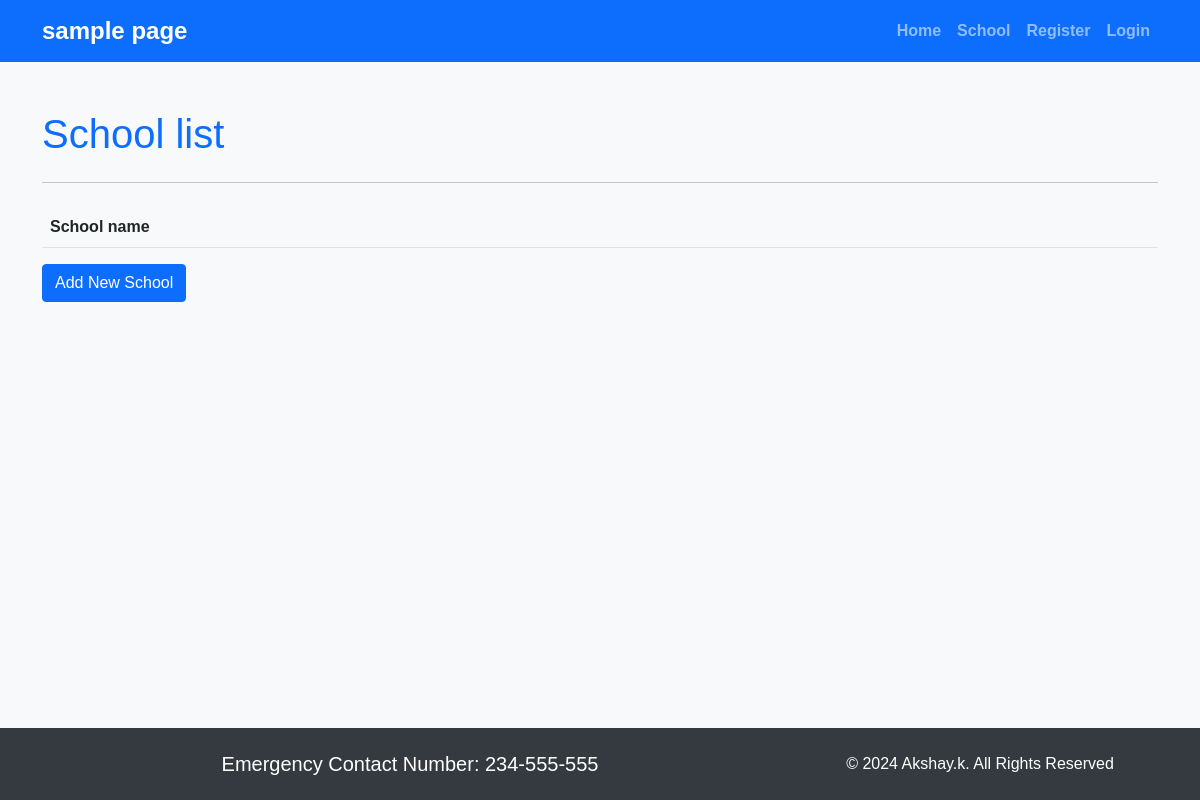
Before: /school/ with the older database file.
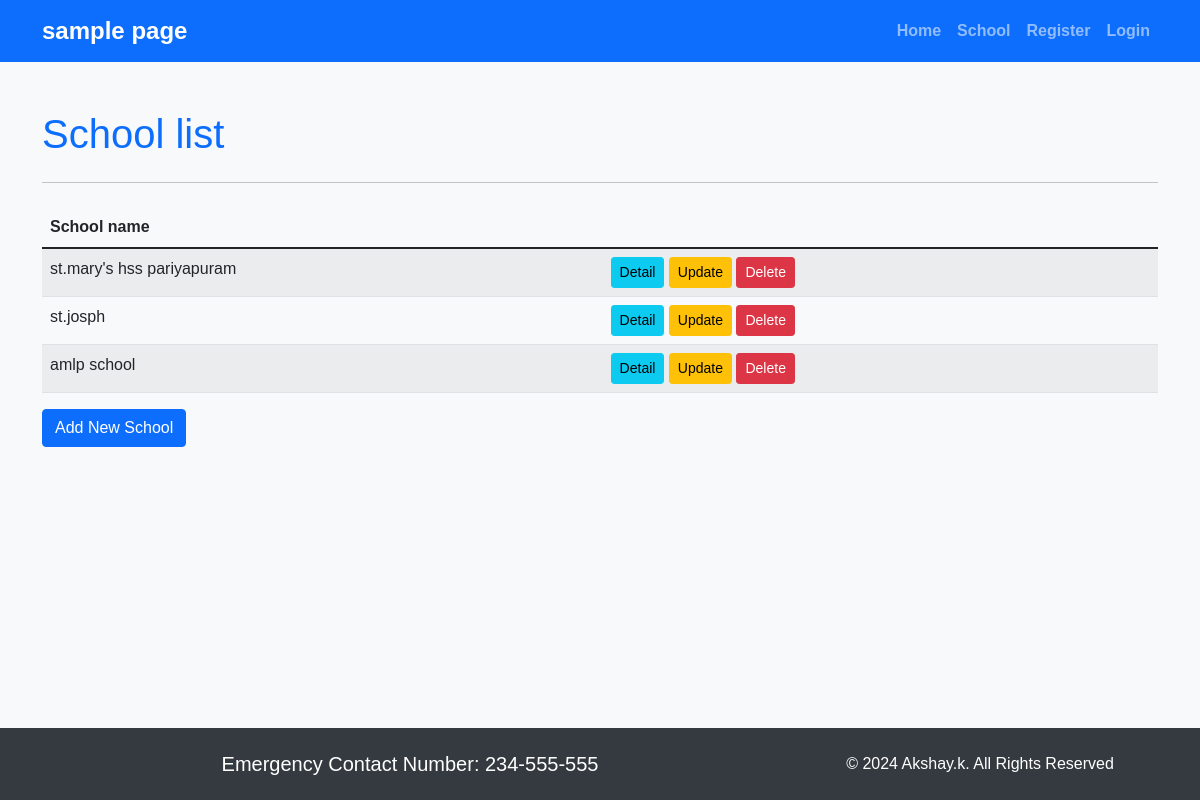
After: the same page with the newer database file.
### firstapp/models.py (models this page shows, shortened)
class School(models.Model):
    name=models.CharField(max_length=100)
    principal=models.CharField(max_length=100)
    location=models.CharField(max_length=100)

### firstapp/views.py (the view)
# urls.py: path('school/',SchoolListView.as_view(),name='school_list'),
class SchoolListView(ListView):
    model=School
    template_name='school/school_list.html'
    context_object_name='school'

### templates/school/school_list.html
{% extends 'base.html' %}
{% block content %}
<h1 class="mb-4 text-primary">School list</h1>
<hr>
<table class="table table-striped mt-4">
    <thead>
      <tr>
        <th>School name</th>
      </tr>
    </thead>
    <tbody>
      {% for list in school %}
      <tr>
        <td>{{ list.name }}</td>
        <td>
          <a href="{% url 'school_detail' list.pk %}" class="btn btn-info btn-sm">Detail</a>
          <a href="{% url 'school_update' list.pk %}" class="btn btn-warning btn-sm">Update</a>
          <a href="{% url 'school_delete' list.pk %}" class="btn btn-danger btn-sm">Delete</a>
        </td>
      </tr>
      {% endfor %}
    </tbody>
  </table>
  <a href="{% url 'school_create' %}" class="btn btn-primary">Add New School</a>
{% endblock %}

### templates/base.html (shortened to what this page needs)
{% load static %}
<!DOCTYPE html>
<html lang="en">
<head>
  <link rel="stylesheet" href="https://cdn.jsdelivr.net/npm/bootstrap@5.1.3/dist/css/bootstrap.min.css">
  <link rel="stylesheet" href="https://use.fontawesome.com/releases/v5.2.0/css/all.css">
</head>
<body hx-headers='{"x-CSRFToken":"{{ csrf_token}}"}'>
  <nav class="navbar navbar-expand-md navbar-dark bg-primary">
    <div class="container">
      <a class="navbar-brand" href="#">sample page</a>
      <div class="collapse navbar-collapse justify-content-end" id="navbarNav">
        <ul class="navbar-nav">
          <li class="nav-item">
            <a class="nav-link" href="{% url 'index' %}">Home</a>
          </li>
          <li class="nav-item">
            <a class="nav-link" href="{% url 'school_list' %}">School</a>
          </li>
          <li class="nav-item">
            <a class="nav-link" href="{% url 'Register' %}">Register</a>
          </li>
          <li class="nav-item">
            <a class="nav-link" href="{% url 'login' %}">Login</a>
          </li>
        </ul>
      </div>
    </div>
  </nav>
  <div class="container mt-5 flex-grow-1">
    {% block content %}{% endblock %}
  </div>
  <footer class="pt-4 pb-4 text-center ">
    <div class="container">
      <div class="row">
        <div class="col-md-8">
          <h5 class="mb-0">Emergency Contact Number: 234-555-555</h5>
        </div>
        <div class="col-md-4">
          <p class="mb-0">© 2024 Akshay.k. All Rights Reserved</p>
        </div>
      </div>
    </div>
  </footer>
</body>
</html>

### templates/base.html (style rules this page uses)
body { background-color: #f8f9fa; font-family: Arial, sans-serif; display: flex; flex-direction: column; min-height: 100vh; }
.navbar-brand { font-size: 1.5rem; font-weight: bold; }
.nav-link { color: #fff; font-weight: bold; }
footer { background-color: #343a40; color: #fff; width: 100%; }

Changed rows visible on the page:
added School: name "st.mary's hss pariyapuram"
added School: name "st.josph"
added School: name "amlp school"
